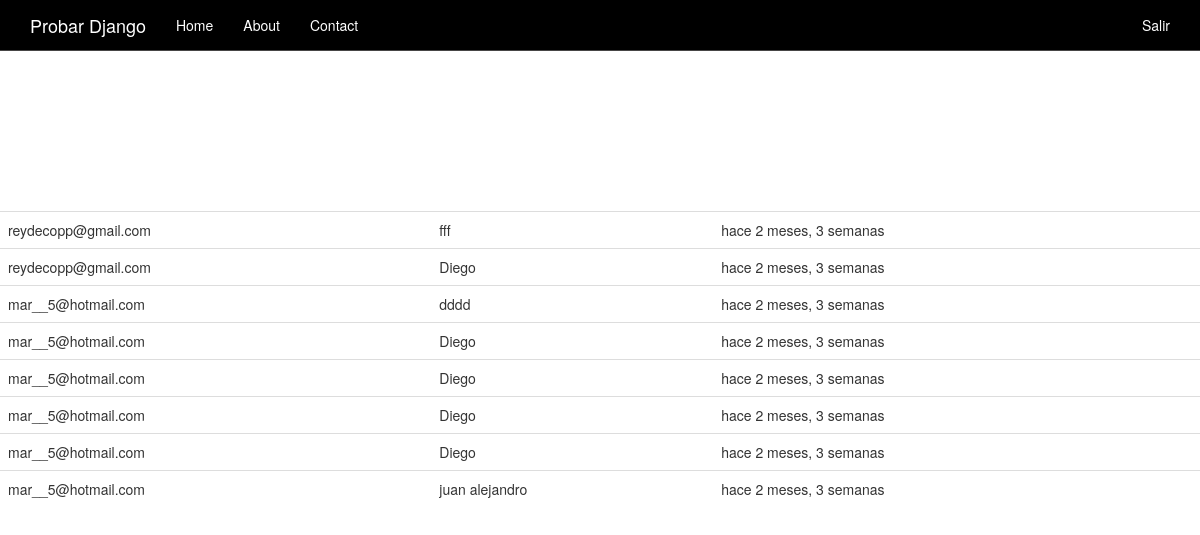
The app's page / (signed in), older data.
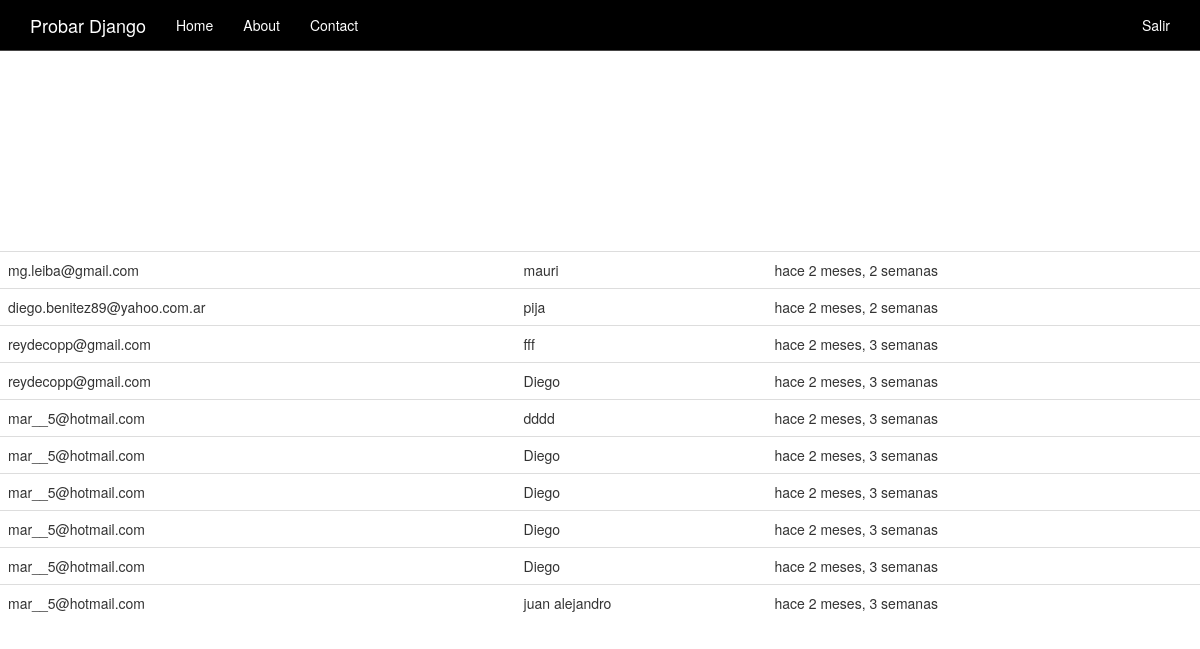
The same page, newer data.
### boletin/models.py (models this page shows, shortened)
class Registrado(models.Model):
    nombre = models.CharField(max_length=100, blank=True, null=True)
    email = models.EmailField()
    timestamp = models.DateTimeField(auto_now_add=True, auto_now=False)
    def __str__(self):
        return self.email

### boletin/views.py (the view, shortened to what this page needs)
# urls.py: path('', views.inicio, name='inicio'),
def inicio(request):
    titulo = "Bienvenidos"
    if request.user.is_authenticated:
        titulo = "Bienvenid@ %s" %(request.user)
    form = RegModelForm(request.POST or None)
    context = {
                "titulo": titulo,
                "el_form": form,
            }
    if request.user.is_authenticated and request.user.is_staff:
        queryset = Registrado.objects.all().order_by("-timestamp")
        context = {
            "queryset": queryset,
        }
    return render(request, "inicio.html", context)

### templates/inicio.html (shortened to what this page needs)
{% extends "base.html" %}
{% load crispy_forms_tags %}
{% block jumbotron %}
{% if request.user.is_staff %}
<table class="table">
{% for instance in queryset %}
<tr><td>{{ instance }}</td><td>{{ instance.nombre}}</td><td>hace {{ instance.timestamp|timesince}}</td></tr> </br>
{% endfor %}
</table>
{% endif %}
{% endblock %}

Row changes from the older to the newer data that the page shows:
added Registrado: email "mg.leiba@gmail.com", nombre "mauri", timestamp "2 meses, 2 semanas"
added Registrado: email "diego.benitez89@yahoo.com.ar", nombre "pija", timestamp "2 meses, 2 semanas"
